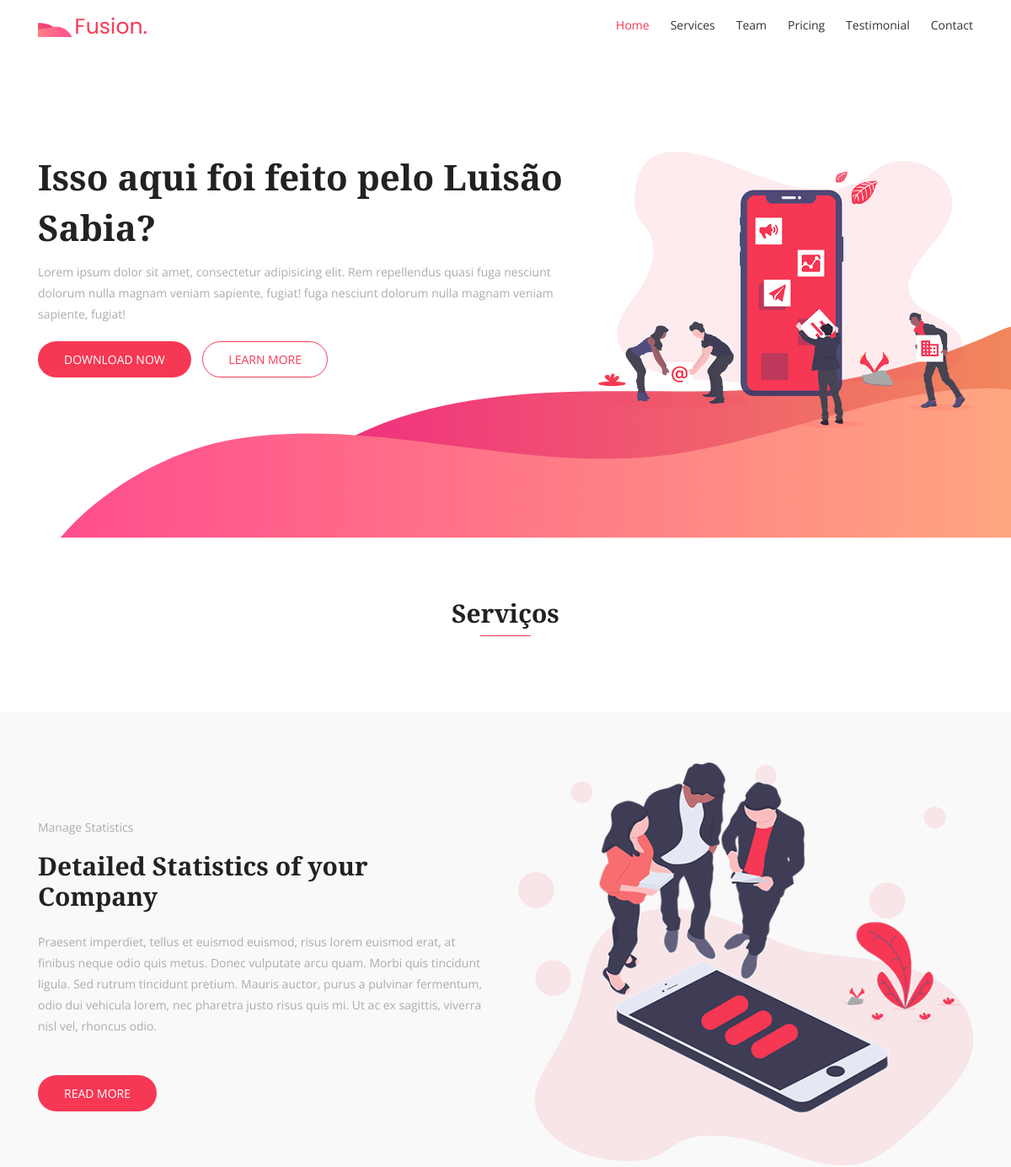
The app's page / (upper part), older data.
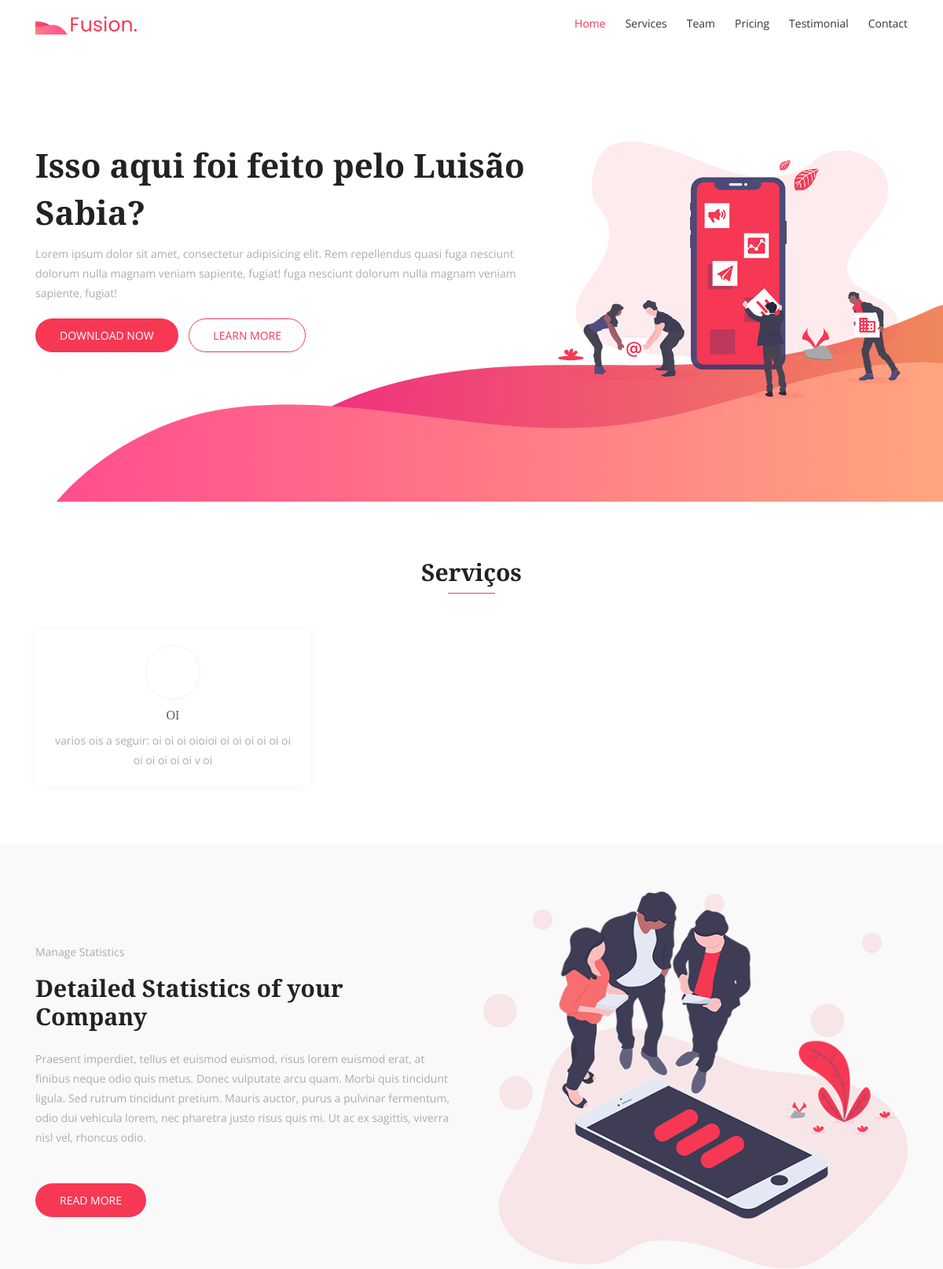
The same page, newer data.
### home/models.py (models this page shows, shortened)
class Base(models.Model):
    criado = models.DateTimeField('Criação', auto_now_add=True)
    modificado = models.DateTimeField('Modificado', auto_now=True)
    ativo = models.BooleanField(default=True)
    class Meta:
        abstract = True

class Servicos(Base):
    ICONES = (
        ('lni-cog', 'Engrenagem'),
        ('lni-stats-up', 'Grafico'),
        ('lni-users', 'Configurações'),
        ('lni-layers', 'Designer'),
        ('lni-mobile', 'Mobilete'),
        ('lni-rocket', 'Foguetin'),
    )
    titulo = models.CharField(max_length=30)
    descricao = models.CharField(max_length=100)
    icone = models.CharField(max_length=12, choices=ICONES)
    class Meta:
        verbose_name = 'Serviço'
        verbose_name_plural = 'Serviços'

### home/views.py (the view)
# urls.py: path('', IndexView.as_view(), name='home')
class IndexView(TemplateView):
    template_name = 'index.html'
    def get_context_data(self, **kwargs):
        context = super(IndexView, self).get_context_data(**kwargs)
        context['dados_Servicos'] = Servicos.objects.order_by('?').all()
        context['dados_Equipe'] = Equipe.objects.all()
        return context

### home/templates/index.html (shortened to what this page needs)
{% extends 'base.html' %}
{% load static %}
{% block content %}
  <body>
    <header id="header-wrap">
      {% include 'topo.html' %}
      {% include 'heroarea.html' %}
    </header>
    {% include 'service.html' %}
    {% include 'about.html' %}
  </body>
{% endblock %}

### home/templates/service.html (shortened to what this page needs)
{% load static %}
<section id="services" class="section-padding">
      <div class="container">
        <div class="section-header text-center">
          <h2 class="section-title wow fadeInDown" data-wow-delay="0.3s">Serviços</h2>
          <div class="shape wow fadeInDown" data-wow-delay="0.3s"></div>
        </div>
        <div class="row">
          {% for linhas in dados_Servicos %}
          <div class="col-md-6 col-lg-4 col-xs-12">
            <div class="services-item wow fadeInRight" data-wow-delay="0.3s">
              <div class="icon">
              </div>
              <div class="services-content">
                <h3><a href="#">{{ linhas.titulo }}</a></h3>
                <p>
                  {{linhas.descricao}}
                </p>
              </div>
            </div>
          </div>
          {% endfor %}
        </div>
      </div>
    </section>

Row changes from the older to the newer data that the page shows:
added Servicos: titulo "OI", descricao "varios ois a seguir: oi oi oi oioioi oi oi oi oi oi oi oi oi oi oi oi v oi"
